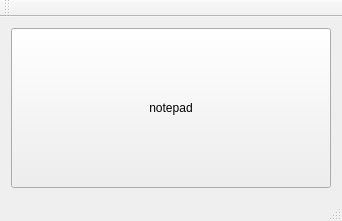
<?xml version="1.0" encoding="UTF-8"?>
<ui version="4.0">
 <class>MainWindow</class>
 <widget class="QMainWindow" name="MainWindow">
  <property name="geometry">
   <rect>
    <x>0</x>
    <y>0</y>
    <width>342</width>
    <height>221</height>
   </rect>
  </property>
  <property name="windowTitle">
   <string>MainWindow</string>
  </property>
  <widget class="QWidget" name="centralWidget">
   <layout class="QHBoxLayout" name="horizontalLayout">
    <item>
     <widget class="QPushButton" name="pushButton_notepad">
      <property name="sizePolicy">
       <sizepolicy hsizetype="Minimum" vsizetype="Minimum">
        <horstretch>0</horstretch>
        <verstretch>0</verstretch>
       </sizepolicy>
      </property>
      <property name="text">
       <string>notepad</string>
      </property>
     </widget>
    </item>
   </layout>
  </widget>
  <widget class="QMenuBar" name="menuBar">
   <property name="geometry">
    <rect>
     <x>0</x>
     <y>0</y>
     <width>342</width>
     <height>26</height>
    </rect>
   </property>
  </widget>
  <widget class="QToolBar" name="mainToolBar">
   <attribute name="toolBarArea">
    <enum>TopToolBarArea</enum>
   </attribute>
   <attribute name="toolBarBreak">
    <bool>false</bool>
   </attribute>
  </widget>
  <widget class="QStatusBar" name="statusBar"/>
 </widget>
 <layoutdefault spacing="6" margin="11"/>
 <resources/>
 <connections/>
</ui>
